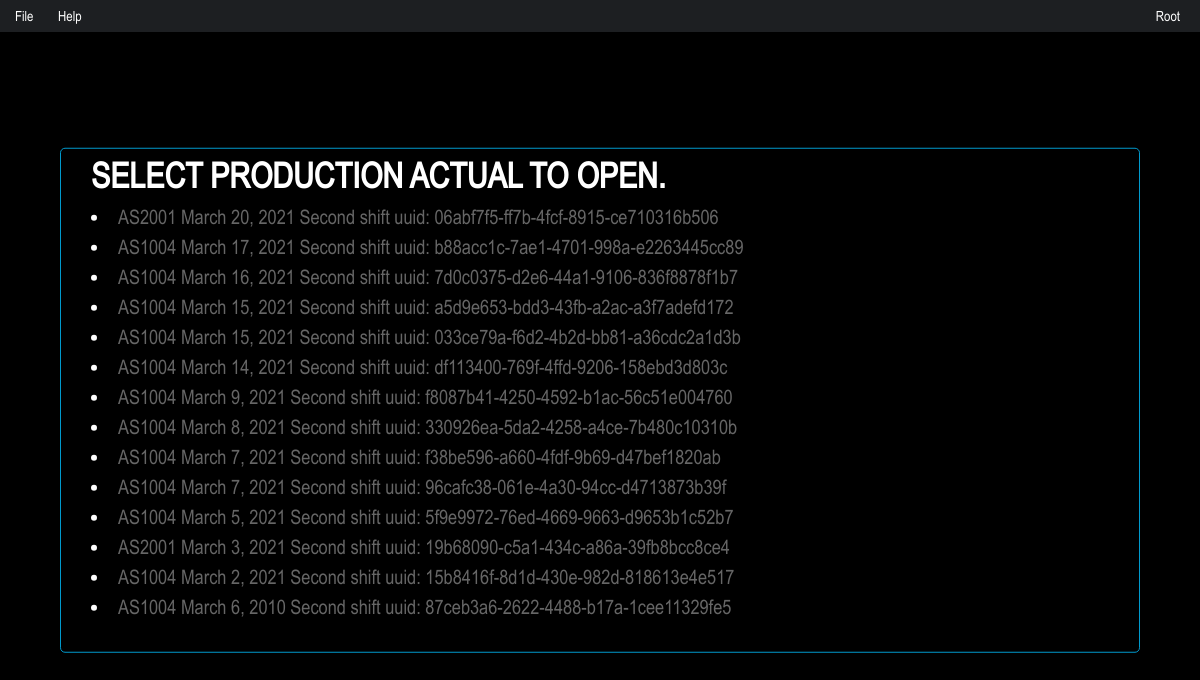
The app's page /Records/OpenRecent/ (signed in) with its own data.
### productionactual/models.py (models this page shows, shortened)
class ProductionActual(models.Model):
    id = models.UUIDField(primary_key=True, default=uuid.uuid4, help_text="Unique ID for this particular ProductionActual")
    pa_date = models.DateField('production actual date')
    assembly_line_number = models.ForeignKey(AssemblyLine, on_delete=models.CASCADE)
    shift = models.ForeignKey(Shift, on_delete=models.CASCADE)
    user = models.ForeignKey(User, on_delete=models.CASCADE)

class AssemblyLine(models.Model):
    department = models.ForeignKey(Department, on_delete=models.CASCADE)
    line_name = models.CharField(max_length=6)
    def __str__(self):
        return self.line_name

class Shift(models.Model):
    shift_number = models.IntegerField()
    shift_name = models.CharField(max_length=15)
    def __str__(self):
        return self.shift_name

### productionactual/views.py (the view)
# urls.py: path('OpenRecent/', views.OpenRecentProductionActualView.as_view(), name='OpenRecentProductionActual'),
class OpenRecentProductionActualView(generic.ListView):
    template_name = 'productionactual/openrecentproductionactual.html'
    context_object_name = 'latest_pa_list'
    def get_queryset(self):
        return ProductionActual.objects.filter(pa_date__lte=timezone.now()).order_by('-pa_date')[:50]

### productionactual/templates/productionactual/openrecentproductionactual.html (shortened to what this page needs)
{% extends 'smenu.html' %}
{% block content %}
{% if user.is_authenticated %}
<div class="modal-content">
    <div>
        <h3 class="modal-title">Select Production Actual to open.</h3>
        {% for ProductionActual in latest_pa_list %}
        <li><a href="{% url 'ProductionActual' ProductionActual.id %}"> {{ ProductionActual.assembly_line_number }} {{ ProductionActual.pa_date }}  {{ ProductionActual.shift }} shift uuid: {{ ProductionActual.id }}</a></li>
    {% endfor %}
    </div>
</div>
{% endif %}
{% endblock %}

### templates/smenu.html (shortened to what this page needs)
{% extends 'base.html' %}
{% block menu %}
{% if user.is_authenticated %}
<ul id="smenu" class="smenu active">
<li>
    <a>File</a>
  </li>
  <li>
      <a>Help</a>
  </li>
  <li class="menu-float-right">
      <a>{{ user.username }}</a>
  </li>
</ul>
{% endif %}
{% endblock %}

### productionactual/static/productionactual/style.css (style rules this page uses)
:root { --accent-color:#09c; --accent-light-color:#00a3da }
* { -webkit-tap-highlight-color:rgba(0,0,0,0); -webkit-user-drag:none; -moz-user-drag:none; -webkit-box-sizing:border-box; -moz-box-sizing:border-box; box-sizing:border-box; -ms-touch-action:manipulation; touch-action:manipulation; vertical-align:top; font-weight:400; outline:none }
body,html { margin:0; padding:0; height:100%; width:100%; color:#fff; font-size:20px; background-color:#000; font-family:Arial Narrow; }
h1,h2,h3,h4,h5,h1.login-title { text-transform:uppercase; font-weight:700; margin:0 }
a { color: #666; }
.menu-float-right { float: right; margin-right: 10px; }
.modal-content { padding:0 30px 30px 30px; max-width: 90%; max-height: 90%; overflow:auto; background-color: #fefefe; border: 1px solid #09c; border-radius:5px; background-color: rgb(0, 0, 0); position:absolute; top: 50%; left: 50%; -ms-transform: translate(-50%, -50%); transform: translate(-50%, -50%); }
#smenu { padding-left: 5px; background-color: #1d1f22; height: 32px }
ol, ul { list-style: none; list-style-image: none }
.smenu { display: block; z-index: 99 }
.smenu, .smenu li { position: relative }
.smenu li { display: inline-block }
.smenu a, .overflow-smenu a { height: 32px; line-height: 32px; display: block; cursor: pointer; padding: 0 10px; color: hsla(0, 0%, 100%, .8); font-size: 14px; text-decoration: none; text-transform: capitalize; }

### records on screen
ProductionActual: assembly_line_number "AS2001", pa_date "March 20, 2021", shift "Second", id "06abf7f5-ff7b-4fcf-8915-ce710316b506"
ProductionActual: assembly_line_number "AS1004", pa_date "March 17, 2021", shift "Second", id "b88acc1c-7ae1-4701-998a-e2263445cc89"
ProductionActual: assembly_line_number "AS1004", pa_date "March 16, 2021", shift "Second", id "7d0c0375-d2e6-44a1-9106-836f8878f1b7"
ProductionActual: assembly_line_number "AS1004", pa_date "March 15, 2021", shift "Second", id "a5d9e653-bdd3-43fb-a2ac-a3f7adefd172"
ProductionActual: assembly_line_number "AS1004", pa_date "March 15, 2021", shift "Second", id "033ce79a-f6d2-4b2d-bb81-a36cdc2a1d3b"
ProductionActual: assembly_line_number "AS1004", pa_date "March 14, 2021", shift "Second", id "df113400-769f-4ffd-9206-158ebd3d803c"
ProductionActual: assembly_line_number "AS1004", pa_date "March 9, 2021", shift "Second", id "f8087b41-4250-4592-b1ac-56c51e004760"
ProductionActual: assembly_line_number "AS1004", pa_date "March 8, 2021", shift "Second", id "330926ea-5da2-4258-a4ce-7b480c10310b"
ProductionActual: assembly_line_number "AS1004", pa_date "March 7, 2021", shift "Second", id "f38be596-a660-4fdf-9b69-d47bef1820ab"
ProductionActual: assembly_line_number "AS1004", pa_date "March 7, 2021", shift "Second", id "96cafc38-061e-4a30-94cc-d4713873b39f"
ProductionActual: assembly_line_number "AS1004", pa_date "March 5, 2021", shift "Second", id "5f9e9972-76ed-4669-9663-d9653b1c52b7"
ProductionActual: assembly_line_number "AS2001", pa_date "March 3, 2021", shift "Second", id "19b68090-c5a1-434c-a86a-39fb8bcc8ce4"
ProductionActual: assembly_line_number "AS1004", pa_date "March 2, 2021", shift "Second", id "15b8416f-8d1d-430e-982d-818613e4e517"
ProductionActual: assembly_line_number "AS1004", pa_date "March 6, 2010", shift "Second", id "87ceb3a6-2622-4488-b17a-1cee11329fe5"

### other values on screen
{{ user.username }} "Root"
